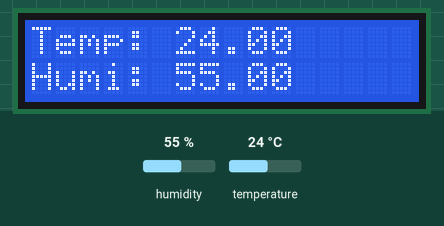
This sketch was run on a simulated Arduino Uno, built with avr-gcc and run on an emulated ATmega328P. On the bench: 16×2 character LCD. The test bench sets the inputs (shaded band); at power-on: humidity 55 %, temperature 24 °C.

Above: at 1.2 s.
1.3 s: humidity set to 22 %
At 2.1 s:
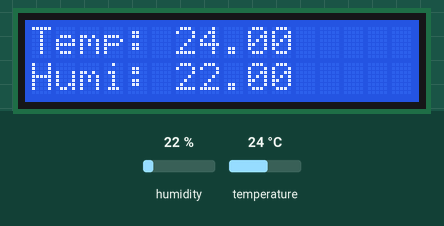
2.9 s: temperature set to 12 °C
At 4.2 s:
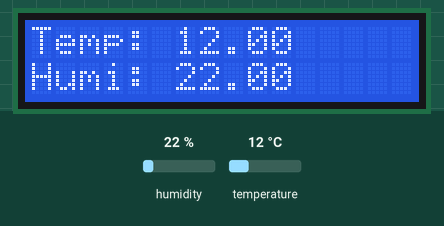
4.5 s: humidity set to 40 %
At 5.2 s:
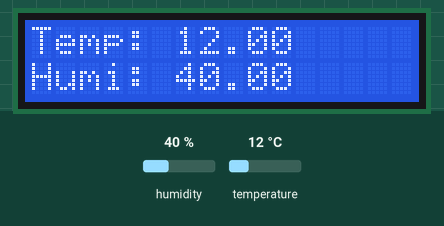
6.1 s: temperature set to 19 °C
At 7.3 s:
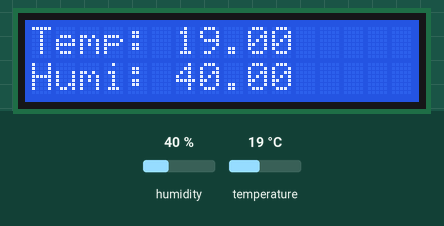
Timing chart, 0 to 8.7 s (numbered marks = the images above; inputs shaded):
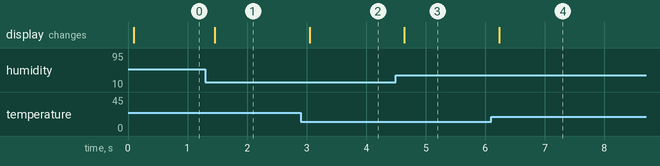

The sketch:

14_DHT_Sensor_LCD.ino
```cpp
#include <DFRobot_DHT11.h>
#include "myLCD.h"

DFRobot_DHT11 DHT;
#define DHT11_PIN 17

// Initialize the LCD with the pins you're using

void setup() {
  Serial.begin(9600);
  lcd.begin(16, 2);  // Initialize the LCD with 16 columns and 2 rows
  lcd.clear();       // Clear the LCD screen
  lcd.setCursor(0, 0);
  lcd.print("Temp:");

  lcd.setCursor(0, 1);
  lcd.print("Humi:");
}

void loop() {
  DHT.read(DHT11_PIN);
  float temperature = DHT.temperature;
  float humidity = DHT.humidity;

  // Display sensor data on the LCD
  lcd.setCursor(6, 0);  // Set the cursor to the 7th column of the 1st row
  lcd.print(temperature);
  lcd.setCursor(6, 1);  // Set the cursor to the 8th column of the 2nd row
  lcd.print(humidity);

  delay(200);
}
```

myLCD.h
```cpp
#include<LiquidCrystal.h>

const int rs = 5, en = 3, d4 = 2, d5 = 16, d6 = 15, d7 = 14;
LiquidCrystal lcd(rs, en, d4, d5, d6, d7);
```

Measured:
- after the input at 1.3 s, the display: changes after 0.16 s (image 1)
- after the input at 2.9 s, the display: changes after 0.15 s (image 2)
- after the input at 4.5 s, the display: changes after 0.14 s (image 3)
- after the input at 6.1 s, the display: changes after 0.14 s (image 4)
